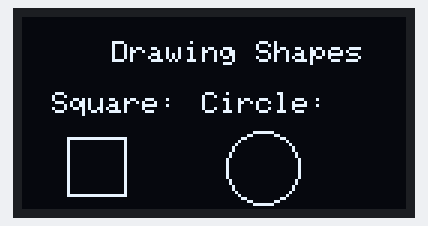
Simulated run of this sketch. Board: Arduino Uno, built with avr-gcc and run on an emulated ATmega328P. On the bench: 128×64 one-colour display.

Above: at 0.1 s.

The sketch:

OLED12864_SSD1306_IIC.ino
```cpp
#include <Adafruit_GFX.h>
#include <Adafruit_SSD1306.h>

// 初始化OLED显示屏对象，设置分辨率为128x64
// A4-----------SDA IIC 数据线
// A5-----------SCL IIC 时钟线
Adafruit_SSD1306 display = Adafruit_SSD1306(128, 64, &Wire);

void setup() {
  Serial.begin(9600);

  // 初始化OLED显示屏
  display.begin(SSD1306_SWITCHCAPVCC, 0x3C);
  display.clearDisplay();

  // 设置文本样式
  display.setTextSize(1);
  display.setTextColor(SSD1306_WHITE);

  // 显示提示信息 Drawing Shapes
  display.setCursor(30, 8);
  display.println("Drawing Shapes");

  // 绘制文本 Square:
  display.setTextSize(1);
  display.setCursor(10, 25);
  display.println("Square:");

  // 在屏幕内部绘制正方形
  display.drawRect(15, 40, 20, 20, SSD1306_WHITE);  // (x, y, width, height, color)

  // 显示文本 Circle:
  display.setTextSize(1);
  display.setCursor(60, 25);
  display.println("Circle:");

  // 在屏幕内部绘制圆
  display.drawCircle(80, 50, 12, SSD1306_WHITE);  // (centerX, centerY, radius, color)


  // 更新显示内容
  display.display();
}

void loop() {

}
```
